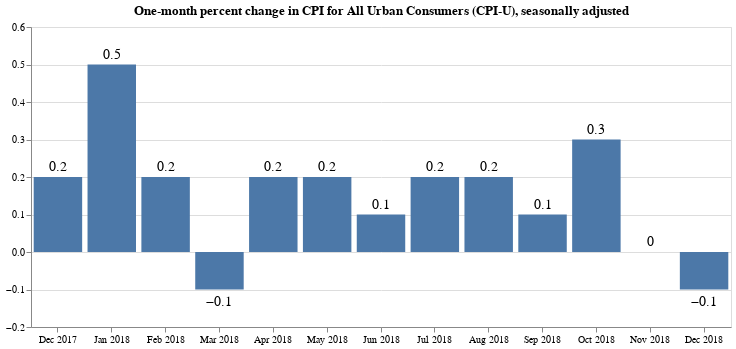

Notebook source saved alongside this figure:
### Code cell
base = alt.Chart(
    adjusted_cpiu_last13, 
    title="One-month percent change in CPI for All Urban Consumers (CPI-U), seasonally adjusted"
).properties(width=700)

bars = base.mark_bar().encode(
    x=alt.X(
        "date:O",
        timeUnit="utcyearmonth",
        axis=alt.Axis(title=None, labelAngle=0),
    ),
    y=alt.Y(
        "pct_change_rounded:Q",
        axis=alt.Axis(title=None),
        scale=alt.Scale(domain=[
            adjusted_cpiu_last13['pct_change'].min()-0.1,
            adjusted_cpiu_last13['pct_change'].max()+0.05
        ])
    )
)

text = base.encode(
    x=alt.X("date:O", timeUnit="utcyearmonth"),
    y="pct_change_rounded:Q",
    text='pct_change_rounded'
)

textAbove = text.transform_filter(alt.datum.pct_change > 0).mark_text(
    align='center',
    baseline='middle',
    fontSize=14,
    dy=-10
)

textBelow = text.transform_filter(alt.datum.pct_change < 0).mark_text(
    align='center',
    baseline='middle',
    fontSize=14,
    dy=12
)

bars + textAbove + textBelow

### Figure 1 — Vega-Lite specification as saved in the notebook (floating-point values rounded to 4 significant figures)
{"$schema": "https://vega.github.io/schema/vega-lite/v2.4.3.json", "config": {"view": {"height": 300, "width": 400}}, "layer": [{"data": {"values": [{"date": "2017-11-01", "pct_change": null, "pct_change_rounded": null, "period_abbreviation": "NOV", "period_code": "M11", "period_id": "M11", "period_month": 11, "period_name": "November", "period_type": "monthly", "series_area_code": "0000", "series_area_id": "0000", "series_area_name": "U.S. city average", "series_id": "CUSR0000SA0", "series_items_code": "SA0", "series_items_id": "SA0", "series_items_name": "All items", "series_periodicity_code": "R", "series_periodicity_id": "R", "series_periodicity_name": "Monthly", "series_seasonally_adjusted": true, "series_survey": "All urban consumers", "series_title": "All items in U.S. city average, all urban consumers, seasonally adjusted", "value": 247.4, "year": 2017}, {"date": "2017-12-01", "pct_change": 0.2017, "pct_change_rounded": 0.2, "period_abbreviation": "DEC", "period_code": "M12", "period_id": "M12", "period_month": 12, "period_name": "December", "period_type": "monthly", "series_area_code": "0000", "series_area_id": "0000", "series_area_name": "U.S. city average", "series_id": "CUSR0000SA0", "series_items_code": "SA0", "series_items_id": "SA0", "series_items_name": "All items", "series_periodicity_code": "R", "series_periodicity_id": "R", "series_periodicity_name": "Monthly", "series_seasonally_adjusted": true, "series_survey": "All urban consumers", "series_title": "All items in U.S. city average, all urban consumers, seasonally adjusted", "value": 247.9, "year": 2017}, {"date": "2018-01-01", "pct_change": 0.5385, "pct_change_rounded": 0.5, "period_abbreviation": "JAN", "period_code": "M01", "period_id": "M01", "period_month": 1, "period_name": "January", "period_type": "monthly", "series_area_code": "0000", "series_area_id": "0000", "series_area_name": "U.S. city average", "series_id": "CUSR0000SA0", "series_items_code": "SA0", "series_items_id": "SA0", "series_items_name": "All items", "series_periodicity_code": "R", "series_periodicity_id": "R", "series_periodicity_name": "Monthly", "series_seasonally_adjusted": true, "series_survey": "All urban consumers", "series_title": "All items in U.S. city average, all urban consumers, seasonally adjusted", "value": 249.2, "year": 2018}, {"date": "2018-02-01", "pct_change": 0.1501, "pct_change_rounded": 0.2, "period_abbreviation": "FEB", "period_code": "M02", "period_id": "M02", "period_month": 2, "period_name": "February", "period_type": "monthly", "series_area_code": "0000", "series_area_id": "0000", "series_area_name": "U.S. city average", "series_id": "CUSR0000SA0", "series_items_code": "SA0", "series_items_id": "SA0", "series_items_name": "All items", "series_periodicity_code": "R", "series_periodicity_id": "R", "series_periodicity_name": "Monthly", "series_seasonally_adjusted": true, "series_survey": "All urban consumers", "series_title": "All items in U.S. city average, all urban consumers, seasonally adjusted", "value": 249.6, "year": 2018}, {"date": "2018-03-01", "pct_change": -0.0629, "pct_change_rounded": -0.1, "period_abbreviation": "MAR", "period_code": "M03", "period_id": "M03", "period_month": 3, "period_name": "March", "period_type": "monthly", "series_area_code": "0000", "series_area_id": "0000", "series_area_name": "U.S. city average", "series_id": "CUSR0000SA0", "series_items_code": "SA0", "series_items_id": "SA0", "series_items_name": "All items", "series_periodicity_code": "R", "series_periodicity_id": "R", "series_periodicity_name": "Monthly", "series_seasonally_adjusted": true, "series_survey": "All urban consumers", "series_title": "All items in U.S. city average, all urban consumers, seasonally adjusted", "value": 249.5, "year": 2018}, {"date": "2018-04-01", "pct_change": 0.2209, "pct_change_rounded": 0.2, "period_abbreviation": "APR", "period_code": "M04", "period_id": "M04", "period_month": 4, "period_name": "April", "period_type": "monthly", "series_area_code": "0000", "series_area_id": "0000", "series_area_name": "U.S. city average", "series_id": "CUSR0000SA0", "series_items_code": "SA0", "series_items_id": "SA0", "series_items_name": "All items", "series_periodicity_code": "R", "series_periodicity_id": "R", "series_periodicity_name": "Monthly", "series_seasonally_adjusted": true, "series_survey": "All urban consumers", "series_title": "All items in U.S. city average, all urban consumers, seasonally adjusted", "value": 250.0, "year": 2018}, {"date": "2018-05-01", "pct_change": 0.2088, "pct_change_rounded": 0.2, "period_abbreviation": "MAY", "period_code": "M05", "period_id": "M05", "period_month": 5, "period_name": "May", "period_type": "monthly", "series_area_code": "0000", "series_area_id": "0000", "series_area_name": "U.S. city average", "series_id": "CUSR0000SA0", "series_items_code": "SA0", "series_items_id": "SA0", "series_items_name": "All items", "series_periodicity_code": "R", "series_periodicity_id": "R", "series_periodicity_name": "Monthly", "series_seasonally_adjusted": true, "series_survey": "All urban consumers", "series_title": "All items in U.S. city average, all urban consumers, seasonally adjusted", "value": 250.5, "year": 2018}, {"date": "2018-06-01", "pct_change": 0.1285, "pct_change_rounded": 0.1, "period_abbreviation": "JUN", "period_code": "M06", "period_id": "M06", "period_month": 6, "period_name": "June", "period_type": "monthly", "series_area_code": "0000", "series_area_id": "0000", "series_area_name": "U.S. city average", "series_id": "CUSR0000SA0", "series_items_code": "SA0", "series_items_id": "SA0", "series_items_name": "All items", "series_periodicity_code": "R", "series_periodicity_id": "R", "series_periodicity_name": "Monthly", "series_seasonally_adjusted": true, "series_survey": "All urban consumers", "series_title": "All items in U.S. city average, all urban consumers, seasonally adjusted", "value": 250.9, "year": 2018}, {"date": "2018-07-01", "pct_change": 0.171, "pct_change_rounded": 0.2, "period_abbreviation": "JUL", "period_code": "M07", "period_id": "M07", "period_month": 7, "period_name": "July", "period_type": "monthly", "series_area_code": "0000", "series_area_id": "0000", "series_area_name": "U.S. city average", "series_id": "CUSR0000SA0", "series_items_code": "SA0", "series_items_id": "SA0", "series_items_name": "All items", "series_periodicity_code": "R", "series_periodicity_id": "R", "series_periodicity_name": "Monthly", "series_seasonally_adjusted": true, "series_survey": "All urban consumers", "series_title": "All items in U.S. city average, all urban consumers, seasonally adjusted", "value": 251.3, "year": 2018}, {"date": "2018-08-01", "pct_change": 0.2229, "pct_change_rounded": 0.2, "period_abbreviation": "AUG", "period_code": "M08", "period_id": "M08", "period_month": 8, "period_name": "August", "period_type": "monthly", "series_area_code": "0000", "series_area_id": "0000", "series_area_name": "U.S. city average", "series_id": "CUSR0000SA0", "series_items_code": "SA0", "series_items_id": "SA0", "series_items_name": "All items", "series_periodicity_code": "R", "series_periodicity_id": "R", "series_periodicity_name": "Monthly", "series_seasonally_adjusted": true, "series_survey": "All urban consumers", "series_title": "All items in U.S. city average, all urban consumers, seasonally adjusted", "value": 251.8, "year": 2018}, {"date": "2018-09-01", "pct_change": 0.05877, "pct_change_rounded": 0.1, "period_abbreviation": "SEP", "period_code": "M09", "period_id": "M09", "period_month": 9, "period_name": "September", "period_type": "monthly", "series_area_code": "0000", "series_area_id": "0000", "series_area_name": "U.S. city average", "series_id": "CUSR0000SA0", "series_items_code": "SA0", "series_items_id": "SA0", "series_items_name": "All items", "series_periodicity_code": "R", "series_periodicity_id": "R", "series_periodicity_name": "Monthly", "series_seasonally_adjusted": true, "series_survey": "All urban consumers", "series_title": "All items in U.S. city average, all urban consumers, seasonally adjusted", "value": 252.0, "year": 2018}, {"date": "2018-10-01", "pct_change": 0.3306, "pct_change_rounded": 0.3, "period_abbreviation": "OCT", "period_code": "M10", "period_id": "M10", "period_month": 10, "period_name": "October", "period_type": "monthly", "series_area_code": "0000", "series_area_id": "0000", "series_area_name": "U.S. city average", "series_id": "CUSR0000SA0", "series_items_code": "SA0", "series_items_id": "SA0", "series_items_name": "All items", "series_periodicity_code": "R", "series_periodicity_id": "R", "series_periodicity_name": "Monthly", "series_seasonally_adjusted": true, "series_survey": "All urban consumers", "series_title": "All items in U.S. city average, all urban consumers, seasonally adjusted", "value": 252.8, "year": 2018}, {"date": "2018-11-01", "pct_change": 0.01938, "pct_change_rounded": 0, "period_abbreviation": "NOV", "period_code": "M11", "period_id": "M11", "period_month": 11, "period_name": "November", "period_type": "monthly", "series_area_code": "0000", "series_area_id": "0000", "series_area_name": "U.S. city average", "series_id": "CUSR0000SA0", "series_items_code": "SA0", "series_items_id": "SA0", "series_items_name": "All items", "series_periodicity_code": "R", "series_periodicity_id": "R", "series_periodicity_name": "Monthly", "series_seasonally_adjusted": true, "series_survey": "All urban consumers", "series_title": "All items in U.S. city average, all urban consumers, seasonally adjusted", "value": 252.9, "year": 2018}, {"date": "2018-12-01", "pct_change": -0.05655, "pct_change_rounded": -0.1, "period_abbreviation": "DEC", "period_code": "M12", "period_id": "M12", "period_month": 12, "period_name": "December", "period_type": "monthly", "series_area_code": "0000", "series_area_id": "0000", "series_area_name": "U.S. city average", "series_id": "CUSR0000SA0", "series_items_code": "SA0", "series_items_id": "SA0", "series_items_name": "All items", "series_periodicity_code": "R", "series_periodicity_id": "R", "series_periodicity_name": "Monthly", "series_seasonally_adjusted": true, "series_survey": "All urban consumers", "series_title": "All items in U.S. city average, all urban consumers, seasonally adjusted", "value": 252.7, "year": 2018}]}, "encoding": {"x": {"axis": {"labelAngle": 0, "title": null}, "field": "date", "timeUnit": "utcyearmonth", "type": "ordinal"}, "y": {"axis": {"title": null}, "field": "pct_change_rounded", "scale": {"domain": [-0.1629, 0.5885]}, "type": "quantitative"}}, "mark": "bar", "title": "One-month percent change in CPI for All Urban Consumers (CPI-U), seasonally adjusted", "width": 700}, {"data": {"values": [{"date": "2017-11-01", "pct_change": null, "pct_change_rounded": null, "period_abbreviation": "NOV", "period_code": "M11", "period_id": "M11", "period_month": 11, "period_name": "November", "period_type": "monthly", "series_area_code": "0000", "series_area_id": "0000", "series_area_name": "U.S. city average", "series_id": "CUSR0000SA0", "series_items_code": "SA0", "series_items_id": "SA0", "series_items_name": "All items", "series_periodicity_code": "R", "series_periodicity_id": "R", "series_periodicity_name": "Monthly", "series_seasonally_adjusted": true, "series_survey": "All urban consumers", "series_title": "All items in U.S. city average, all urban consumers, seasonally adjusted", "value": 247.4, "year": 2017}, {"date": "2017-12-01", "pct_change": 0.2017, "pct_change_rounded": 0.2, "period_abbreviation": "DEC", "period_code": "M12", "period_id": "M12", "period_month": 12, "period_name": "December", "period_type": "monthly", "series_area_code": "0000", "series_area_id": "0000", "series_area_name": "U.S. city average", "series_id": "CUSR0000SA0", "series_items_code": "SA0", "series_items_id": "SA0", "series_items_name": "All items", "series_periodicity_code": "R", "series_periodicity_id": "R", "series_periodicity_name": "Monthly", "series_seasonally_adjusted": true, "series_survey": "All urban consumers", "series_title": "All items in U.S. city average, all urban consumers, seasonally adjusted", "value": 247.9, "year": 2017}, {"date": "2018-01-01", "pct_change": 0.5385, "pct_change_rounded": 0.5, "period_abbreviation": "JAN", "period_code": "M01", "period_id": "M01", "period_month": 1, "period_name": "January", "period_type": "monthly", "series_area_code": "0000", "series_area_id": "0000", "series_area_name": "U.S. city average", "series_id": "CUSR0000SA0", "series_items_code": "SA0", "series_items_id": "SA0", "series_items_name": "All items", "series_periodicity_code": "R", "series_periodicity_id": "R", "series_periodicity_name": "Monthly", "series_seasonally_adjusted": true, "series_survey": "All urban consumers", "series_title": "All items in U.S. city average, all urban consumers, seasonally adjusted", "value": 249.2, "year": 2018}, {"date": "2018-02-01", "pct_change": 0.1501, "pct_change_rounded": 0.2, "period_abbreviation": "FEB", "period_code": "M02", "period_id": "M02", "period_month": 2, "period_name": "February", "period_type": "monthly", "series_area_code": "0000", "series_area_id": "0000", "series_area_name": "U.S. city average", "series_id": "CUSR0000SA0", "series_items_code": "SA0", "series_items_id": "SA0", "series_items_name": "All items", "series_periodicity_code": "R", "series_periodicity_id": "R", "series_periodicity_name": "Monthly", "series_seasonally_adjusted": true, "series_survey": "All urban consumers", "series_title": "All items in U.S. city average, all urban consumers, seasonally adjusted", "value": 249.6, "year": 2018}, {"date": "2018-03-01", "pct_change": -0.0629, "pct_change_rounded": -0.1, "period_abbreviation": "MAR", "period_code": "M03", "period_id": "M03", "period_month": 3, "period_name": "March", "period_type": "monthly", "series_area_code": "0000", "series_area_id": "0000", "series_area_name": "U.S. city average", "series_id": "CUSR0000SA0", "series_items_code": "SA0", "series_items_id": "SA0", "series_items_name": "All items", "series_periodicity_code": "R", "series_periodicity_id": "R", "series_periodicity_name": "Monthly", "series_seasonally_adjusted": true, "series_survey": "All urban consumers", "series_title": "All items in U.S. city average, all urban consumers, seasonally adjusted", "value": 249.5, "year": 2018}, {"date": "2018-04-01", "pct_change": 0.2209, "pct_change_rounded": 0.2, "period_abbreviation": "APR", "period_code": "M04", "period_id": "M04", "period_month": 4, "period_name": "April", "period_type": "monthly", "series_area_code": "0000", "series_area_id": "0000", "series_area_name": "U.S. city average", "series_id": "CUSR0000SA0", "series_items_code": "SA0", "series_items_id": "SA0", "series_items_name": "All items", "series_periodicity_code": "R", "series_periodicity_id": "R", "series_periodicity_name": "Monthly", "series_seasonally_adjusted": true, "series_survey": "All urban consumers", "series_title": "All items in U.S. city average, all urban consumers, seasonally adjusted", "value": 250.0, "year": 2018}, {"date": "2018-05-01", "pct_change": 0.2088, "pct_change_rounded": 0.2, "period_abbreviation": "MAY", "period_code": "M05", "period_id": "M05", "period_month": 5, "period_name": "May", "period_type": "monthly", "series_area_code": "0000", "series_area_id": "0000", "series_area_name": "U.S. city average", "series_id": "CUSR0000SA0", "series_items_code": "SA0", "series_items_id": "SA0", "series_items_name": "All items", "series_periodicity_code": "R", "series_periodicity_id": "R", "series_periodicity_name": "Monthly", "series_seasonally_adjusted": true, "series_survey": "All urban consumers", "series_title": "All items in U.S. city average, all urban consumers, seasonally adjusted", "value": 250.5, "year": 2018}, {"date": "2018-06-01", "pct_change": 0.1285, "pct_change_rounded": 0.1, "period_abbreviation": "JUN", "period_code": "M06", "period_id": "M06", "period_month": 6, "period_name": "June", "period_type": "monthly", "series_area_code": "0000", "series_area_id": "0000", "series_area_name": "U.S. city average", "series_id": "CUSR0000SA0", "series_items_code": "SA0", "series_items_id": "SA0", "series_items_name": "All items", "series_periodicity_code": "R", "series_periodicity_id": "R", "series_periodicity_name": "Monthly", "series_seasonally_adjusted": true, "series_survey": "All urban consumers", "series_title": "All items in U.S. city average, all urban consumers, seasonally adjusted", "value": 250.9, "year": 2018}, {"date": "2018-07-01", "pct_change": 0.171, "pct_change_rounded": 0.2, "period_abbreviation": "JUL", "period_code": "M07", "period_id": "M07", "period_month": 7, "period_name": "July", "period_type": "monthly", "series_area_code": "0000", "series_area_id": "0000", "series_area_name": "U.S. city average", "series_id": "CUSR0000SA0", "series_items_code": "SA0", "series_items_id": "SA0", "series_items_name": "All items", "series_periodicity_code": "R", "series_periodicity_id": "R", "series_periodicity_name": "Monthly", "series_seasonally_adjusted": true, "series_survey": "All urban consumers", "series_title": "All items in U.S. city average, all urban consumers, seasonally adjusted", "value": 251.3, "year": 2018}, {"date": "2018-08-01", "pct_change": 0.2229, "pct_change_rounded": 0.2, "period_abbreviation": "AUG", "period_code": "M08", "period_id": "M08", "period_month": 8, "period_name": "August", "period_type": "monthly", "series_area_code": "0000", "series_area_id": "0000", "series_area_name": "U.S. city average", "series_id": "CUSR0000SA0", "series_items_code": "SA0", "series_items_id": "SA0", "series_items_name": "All items", "series_periodicity_code": "R", "series_periodicity_id": "R", "series_periodicity_name": "Monthly", "series_seasonally_adjusted": true, "series_survey": "All urban consumers", "series_title": "All items in U.S. city average, all urban consumers, seasonally adjusted", "value": 251.8, "year": 2018}, {"date": "2018-09-01", "pct_change": 0.05877, "pct_change_rounded": 0.1, "period_abbreviation": "SEP", "period_code": "M09", "period_id": "M09", "period_month": 9, "period_name": "September", "period_type": "monthly", "series_area_code": "0000", "series_area_id": "0000", "series_area_name": "U.S. city average", "series_id": "CUSR0000SA0", "series_items_code": "SA0", "series_items_id": "SA0", "series_items_name": "All items", "series_periodicity_code": "R", "series_periodicity_id": "R", "series_periodicity_name": "Monthly", "series_seasonally_adjusted": true, "series_survey": "All urban consumers", "series_title": "All items in U.S. city average, all urban consumers, seasonally adjusted", "value": 252.0, "year": 2018}, {"date": "2018-10-01", "pct_change": 0.3306, "pct_change_rounded": 0.3, "period_abbreviation": "OCT", "period_code": "M10", "period_id": "M10", "period_month": 10, "period_name": "October", "period_type": "monthly", "series_area_code": "0000", "series_area_id": "0000", "series_area_name": "U.S. city average", "series_id": "CUSR0000SA0", "series_items_code": "SA0", "series_items_id": "SA0", "series_items_name": "All items", "series_periodicity_code": "R", "series_periodicity_id": "R", "series_periodicity_name": "Monthly", "series_seasonally_adjusted": true, "series_survey": "All urban consumers", "series_title": "All items in U.S. city average, all urban consumers, seasonally adjusted", "value": 252.8, "year": 2018}, {"date": "2018-11-01", "pct_change": 0.01938, "pct_change_rounded": 0, "period_abbreviation": "NOV", "period_code": "M11", "period_id": "M11", "period_month": 11, "period_name": "November", "period_type": "monthly", "series_area_code": "0000", "series_area_id": "0000", "series_area_name": "U.S. city average", "series_id": "CUSR0000SA0", "series_items_code": "SA0", "series_items_id": "SA0", "series_items_name": "All items", "series_periodicity_code": "R", "series_periodicity_id": "R", "series_periodicity_name": "Monthly", "series_seasonally_adjusted": true, "series_survey": "All urban consumers", "series_title": "All items in U.S. city average, all urban consumers, seasonally adjusted", "value": 252.9, "year": 2018}, {"date": "2018-12-01", "pct_change": -0.05655, "pct_change_rounded": -0.1, "period_abbreviation": "DEC", "period_code": "M12", "period_id": "M12", "period_month": 12, "period_name": "December", "period_type": "monthly", "series_area_code": "0000", "series_area_id": "0000", "series_area_name": "U.S. city average", "series_id": "CUSR0000SA0", "series_items_code": "SA0", "series_items_id": "SA0", "series_items_name": "All items", "series_periodicity_code": "R", "series_periodicity_id": "R", "series_periodicity_name": "Monthly", "series_seasonally_adjusted": true, "series_survey": "All urban consumers", "series_title": "All items in U.S. city average, all urban consumers, seasonally adjusted", "value": 252.7, "year": 2018}]}, "encoding": {"text": {"field": "pct_change_rounded", "type": "quantitative"}, "x": {"field": "date", "timeUnit": "utcyearmonth", "type": "ordinal"}, "y": {"field": "pct_change_rounded", "type": "quantitative"}}, "mark": {"align": "center", "baseline": "middle", "dy": -10, "fontSize": 14, "type": "text"}, "title": "One-month percent change in CPI for All Urban Consumers (CPI-U), seasonally adjusted", "transform": [{"filter": "(datum.pct_change > 0)"}], "width": 700}, {"data": {"values": [{"date": "2017-11-01", "pct_change": null, "pct_change_rounded": null, "period_abbreviation": "NOV", "period_code": "M11", "period_id": "M11", "period_month": 11, "period_name": "November", "period_type": "monthly", "series_area_code": "0000", "series_area_id": "0000", "series_area_name": "U.S. city average", "series_id": "CUSR0000SA0", "series_items_code": "SA0", "series_items_id": "SA0", "series_items_name": "All items", "series_periodicity_code": "R", "series_periodicity_id": "R", "series_periodicity_name": "Monthly", "series_seasonally_adjusted": true, "series_survey": "All urban consumers", "series_title": "All items in U.S. city average, all urban consumers, seasonally adjusted", "value": 247.4, "year": 2017}, {"date": "2017-12-01", "pct_change": 0.2017, "pct_change_rounded": 0.2, "period_abbreviation": "DEC", "period_code": "M12", "period_id": "M12", "period_month": 12, "period_name": "December", "period_type": "monthly", "series_area_code": "0000", "series_area_id": "0000", "series_area_name": "U.S. city average", "series_id": "CUSR0000SA0", "series_items_code": "SA0", "series_items_id": "SA0", "series_items_name": "All items", "series_periodicity_code": "R", "series_periodicity_id": "R", "series_periodicity_name": "Monthly", "series_seasonally_adjusted": true, "series_survey": "All urban consumers", "series_title": "All items in U.S. city average, all urban consumers, seasonally adjusted", "value": 247.9, "year": 2017}, {"date": "2018-01-01", "pct_change": 0.5385, "pct_change_rounded": 0.5, "period_abbreviation": "JAN", "period_code": "M01", "period_id": "M01", "period_month": 1, "period_name": "January", "period_type": "monthly", "series_area_code": "0000", "series_area_id": "0000", "series_area_name": "U.S. city average", "series_id": "CUSR0000SA0", "series_items_code": "SA0", "series_items_id": "SA0", "series_items_name": "All items", "series_periodicity_code": "R", "series_periodicity_id": "R", "series_periodicity_name": "Monthly", "series_seasonally_adjusted": true, "series_survey": "All urban consumers", "series_title": "All items in U.S. city average, all urban consumers, seasonally adjusted", "value": 249.2, "year": 2018}, {"date": "2018-02-01", "pct_change": 0.1501, "pct_change_rounded": 0.2, "period_abbreviation": "FEB", "period_code": "M02", "period_id": "M02", "period_month": 2, "period_name": "February", "period_type": "monthly", "series_area_code": "0000", "series_area_id": "0000", "series_area_name": "U.S. city average", "series_id": "CUSR0000SA0", "series_items_code": "SA0", "series_items_id": "SA0", "series_items_name": "All items", "series_periodicity_code": "R", "series_periodicity_id": "R", "series_periodicity_name": "Monthly", "series_seasonally_adjusted": true, "series_survey": "All urban consumers", "series_title": "All items in U.S. city average, all urban consumers, seasonally adjusted", "value": 249.6, "year": 2018}, {"date": "2018-03-01", "pct_change": -0.0629, "pct_change_rounded": -0.1, "period_abbreviation": "MAR", "period_code": "M03", "period_id": "M03", "period_month": 3, "period_name": "March", "period_type": "monthly", "series_area_code": "0000", "series_area_id": "0000", "series_area_name": "U.S. city average", "series_id": "CUSR0000SA0", "series_items_code": "SA0", "series_items_id": "SA0", "series_items_name": "All items", "series_periodicity_code": "R", "series_periodicity_id": "R", "series_periodicity_name": "Monthly", "series_seasonally_adjusted": true, "series_survey": "All urban consumers", "series_title": "All items in U.S. city average, all urban consumers, seasonally adjusted", "value": 249.5, "year": 2018}, {"date": "2018-04-01", "pct_change": 0.2209, "pct_change_rounded": 0.2, "period_abbreviation": "APR", "period_code": "M04", "period_id": "M04", "period_month": 4, "period_name": "April", "period_type": "monthly", "series_area_code": "0000", "series_area_id": "0000", "series_area_name": "U.S. city average", "series_id": "CUSR0000SA0", "series_items_code": "SA0", "series_items_id": "SA0", "series_items_name": "All items", "series_periodicity_code": "R", "series_periodicity_id": "R", "series_periodicity_name": "Monthly", "series_seasonally_adjusted": true, "series_survey": "All urban consumers", "series_title": "All items in U.S. city average, all urban consumers, seasonally adjusted", "value": 250.0, "year": 2018}, {"date": "2018-05-01", "pct_change": 0.2088, "pct_change_rounded": 0.2, "period_abbreviation": "MAY", "period_code": "M05", "period_id": "M05", "period_month": 5, "period_name": "May", "period_type": "monthly", "series_area_code": "0000", "series_area_id": "0000", "series_area_name": "U.S. city average", "series_id": "CUSR0000SA0", "series_items_code": "SA0", "series_items_id": "SA0", "series_items_name": "All items", "series_periodicity_code": "R", "series_periodicity_id": "R", "series_periodicity_name": "Monthly", "series_seasonally_adjusted": true, "series_survey": "All urban consumers", "series_title": "All items in U.S. city average, all urban consumers, seasonally adjusted", "value": 250.5, "year": 2018}, {"date": "2018-06-01", "pct_change": 0.1285, "pct_change_rounded": 0.1, "period_abbreviation": "JUN", "period_code": "M06", "period_id": "M06", "period_month": 6, "period_name": "June", "period_type": "monthly", "series_area_code": "0000", "series_area_id": "0000", "series_area_name": "U.S. city average", "series_id": "CUSR0000SA0", "series_items_code": "SA0", "series_items_id": "SA0", "series_items_name": "All items", "series_periodicity_code": "R", "series_periodicity_id": "R", "series_periodicity_name": "Monthly", "series_seasonally_adjusted": true, "series_survey": "All urban consumers", "series_title": "All items in U.S. city average, all urban consumers, seasonally adjusted", "value": 250.9, "year": 2018}, {"date": "2018-07-01", "pct_change": 0.171, "pct_change_rounded": 0.2, "period_abbreviation": "JUL", "period_code": "M07", "period_id": "M07", "period_month": 7, "period_name": "July", "period_type": "monthly", "series_area_code": "0000", "series_area_id": "0000", "series_area_name": "U.S. city average", "series_id": "CUSR0000SA0", "series_items_code": "SA0", "series_items_id": "SA0", "series_items_name": "All items", "series_periodicity_code": "R", "series_periodicity_id": "R", "series_periodicity_name": "Monthly", "series_seasonally_adjusted": true, "series_survey": "All urban consumers", "series_title": "All items in U.S. city average, all urban consumers, seasonally adjusted", "value": 251.3, "year": 2018}, {"date": "2018-08-01", "pct_change": 0.2229, "pct_change_rounded": 0.2, "period_abbreviation": "AUG", "period_code": "M08", "period_id": "M08", "period_month": 8, "period_name": "August", "period_type": "monthly", "series_area_code": "0000", "series_area_id": "0000", "series_area_name": "U.S. city average", "series_id": "CUSR0000SA0", "series_items_code": "SA0", "series_items_id": "SA0", "series_items_name": "All items", "series_periodicity_code": "R", "series_periodicity_id": "R", "series_periodicity_name": "Monthly", "series_seasonally_adjusted": true, "series_survey": "All urban consumers", "series_title": "All items in U.S. city average, all urban consumers, seasonally adjusted", "value": 251.8, "year": 2018}, {"date": "2018-09-01", "pct_change": 0.05877, "pct_change_rounded": 0.1, "period_abbreviation": "SEP", "period_code": "M09", "period_id": "M09", "period_month": 9, "period_name": "September", "period_type": "monthly", "series_area_code": "0000", "series_area_id": "0000", "series_area_name": "U.S. city average", "series_id": "CUSR0000SA0", "series_items_code": "SA0", "series_items_id": "SA0", "series_items_name": "All items", "series_periodicity_code": "R", "series_periodicity_id": "R", "series_periodicity_name": "Monthly", "series_seasonally_adjusted": true, "series_survey": "All urban consumers", "series_title": "All items in U.S. city average, all urban consumers, seasonally adjusted", "value": 252.0, "year": 2018}, {"date": "2018-10-01", "pct_change": 0.3306, "pct_change_rounded": 0.3, "period_abbreviation": "OCT", "period_code": "M10", "period_id": "M10", "period_month": 10, "period_name": "October", "period_type": "monthly", "series_area_code": "0000", "series_area_id": "0000", "series_area_name": "U.S. city average", "series_id": "CUSR0000SA0", "series_items_code": "SA0", "series_items_id": "SA0", "series_items_name": "All items", "series_periodicity_code": "R", "series_periodicity_id": "R", "series_periodicity_name": "Monthly", "series_seasonally_adjusted": true, "series_survey": "All urban consumers", "series_title": "All items in U.S. city average, all urban consumers, seasonally adjusted", "value": 252.8, "year": 2018}, {"date": "2018-11-01", "pct_change": 0.01938, "pct_change_rounded": 0, "period_abbreviation": "NOV", "period_code": "M11", "period_id": "M11", "period_month": 11, "period_name": "November", "period_type": "monthly", "series_area_code": "0000", "series_area_id": "0000", "series_area_name": "U.S. city average", "series_id": "CUSR0000SA0", "series_items_code": "SA0", "series_items_id": "SA0", "series_items_name": "All items", "series_periodicity_code": "R", "series_periodicity_id": "R", "series_periodicity_name": "Monthly", "series_seasonally_adjusted": true, "series_survey": "All urban consumers", "series_title": "All items in U.S. city average, all urban consumers, seasonally adjusted", "value": 252.9, "year": 2018}, {"date": "2018-12-01", "pct_change": -0.05655, "pct_change_rounded": -0.1, "period_abbreviation": "DEC", "period_code": "M12", "period_id": "M12", "period_month": 12, "period_name": "December", "period_type": "monthly", "series_area_code": "0000", "series_area_id": "0000", "series_area_name": "U.S. city average", "series_id": "CUSR0000SA0", "series_items_code": "SA0", "series_items_id": "SA0", "series_items_name": "All items", "series_periodicity_code": "R", "series_periodicity_id": "R", "series_periodicity_name": "Monthly", "series_seasonally_adjusted": true, "series_survey": "All urban consumers", "series_title": "All items in U.S. city average, all urban consumers, seasonally adjusted", "value": 252.7, "year": 2018}]}, "encoding": {"text": {"field": "pct_change_rounded", "type": "quantitative"}, "x": {"field": "date", "timeUnit": "utcyearmonth", "type": "ordinal"}, "y": {"field": "pct_change_rounded", "type": "quantitative"}}, "mark": {"align": "center", "baseline": "middle", "dy": 12, "fontSize": 14, "type": "text"}, "title": "One-month percent change in CPI for All Urban Consumers (CPI-U), seasonally adjusted", "transform": [{"filter": "(datum.pct_change < 0)"}], "width": 700}]}
